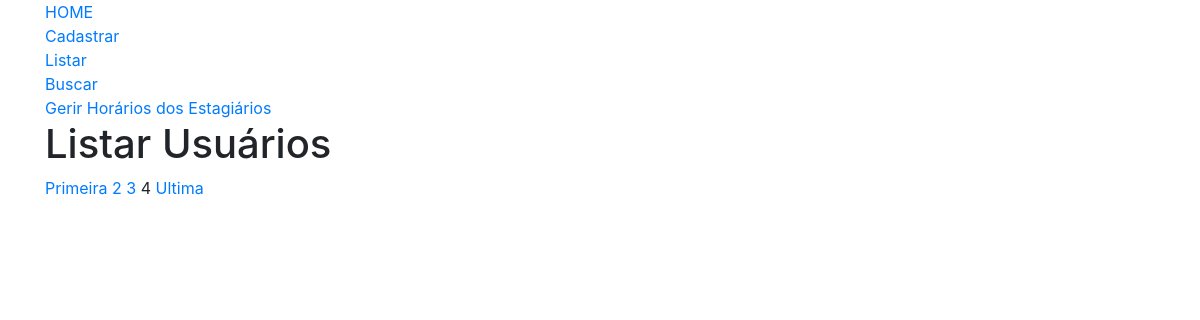
The app's page /funcionario/form-listar-usuarios.php?pagina=4, older data.
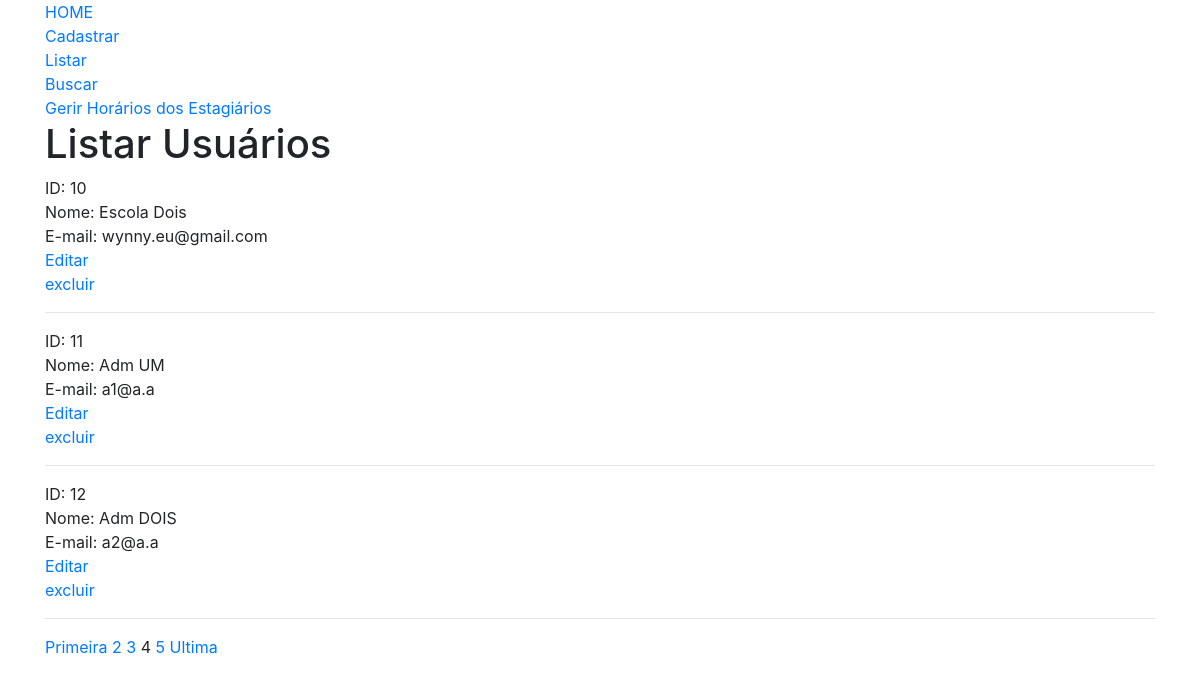
The same page, newer data.
### tables this page shows
CREATE TABLE IF NOT EXISTS usuarios (
	id INT AUTO_INCREMENT PRIMARY KEY,
    nome VARCHAR(100) NOT NULL,
    email VARCHAR(50) NOT NULL,
    senha VARCHAR(4) NOT NULL,
    permissao INT NOT NULL,
    fone VARCHAR(20) NOT NULL,
    cep VARCHAR(10) NOT NULL,
    rua VARCHAR(100) NOT NULL,
    numero VARCHAR(6) NOT NULL,
    bairro VARCHAR(50) NOT NULL,
    complemento VARCHAR(50) NOT NULL,
    ponto_referencia VARCHAR(100) NOT NULL,
    cidade VARCHAR(50) NOT NULL,
    estado VARCHAR(25) NOT NULL,
    pais VARCHAR(25) NOT NULL,
    excluido INT
	 
);

### funcionario/form-listar-usuarios.php (the view, shortened to what this page needs)
<?php
include_once("../db/conexao.php");
?>
<!DOCTYPE html>
<html lang="pt-br">
	<head>
		<link rel="stylesheet" href="https://stackpath.bootstrapcdn.com/bootstrap/4.1.0/css/bootstrap.min.css">
	</head>
	<body>
		<div class="container">
			<a href="../index.php">HOME</a><br>
			<a href="form-cad-usuario.php">Cadastrar</a><br>
			<a href="form-listar-usuarios.php">Listar</a><br>
			<a href="form-buscar-usuarios.php">Buscar</a><br>
			<a href="t-c-gerir-estagiarios.php">Gerir Horários dos Estagiários</a><br>
			<h1> Listar Usuários </h1>
			<?php
			$pagina_atual = filter_input(INPUT_GET,'pagina', FILTER_SANITIZE_NUMBER_INT);
			$pagina = (!empty($pagina_atual)) ? $pagina_atual : 1;
			$total_de_resultados_por_pagina = 3;
			$inicio = ($total_de_resultados_por_pagina * $pagina) - $total_de_resultados_por_pagina;
			$query = "SELECT * FROM usuarios LIMIT $inicio, $total_de_resultados_por_pagina";
			$result_query = mysqli_query($conn, $query);
			while($row_usuario = mysqli_fetch_assoc($result_query))
			{
				echo "ID: " . $row_usuario['id'] . "<br>";
				echo "Nome: " . $row_usuario['nome'] . "<br>";
				echo "E-mail: " . $row_usuario['email'] . "<br>";
				echo "<a href='form-editar-usuario.php?id=" . $row_usuario['id'] . "'>Editar</a><br>";
				echo "<a href='proc-excluir-usuario.php?id=" . $row_usuario['id'] . "' data-confirm=''>excluir</a><br><hr>";
			}
			$query = "SELECT COUNT(id) AS total_usuarios FROM usuarios";
			$result_query = mysqli_query($conn, $query);
			$row_pagina = mysqli_fetch_assoc($result_query);
			$total_de_paginas = ceil($row_pagina['total_usuarios'] / $total_de_resultados_por_pagina);
			$max_links = 2;
			echo "<a href='form-listar-usuarios.php?pagina=1'>Primeira</a> ";
			for($pagina_anterior = $pagina - $max_links; $pagina_anterior <= $pagina - 1; $pagina_anterior++)
			{
				if($pagina_anterior >= 1)
				{
					echo "<a href='form-listar-usuarios.php?pagina=$pagina_anterior'>$pagina_anterior</a> ";
				}
			}
			echo "$pagina ";
			for($pagina_seguinte = $pagina + 1; $pagina_seguinte <= $pagina + $max_links; $pagina_seguinte++)
			{
				if($pagina_seguinte <= $total_de_paginas)
				{
					echo "<a href='form-listar-usuarios.php?pagina=$pagina_seguinte'>$pagina_seguinte</a> ";
				}
			}
			echo "<a href='form-listar-usuarios.php?pagina=$total_de_paginas'>Ultima</a>";
			?>
		</div>
	</body>
</html>

Row changes from the older to the newer data that the page shows:
added usuarios: id "10", nome "Escola Dois", email "wynny.eu@gmail.com"
added usuarios: id "11", nome "Adm UM", email "a1@a.a"
added usuarios: id "12", nome "Adm DOIS", email "a2@a.a"
Text that changed along with them:
new list line: "5"
